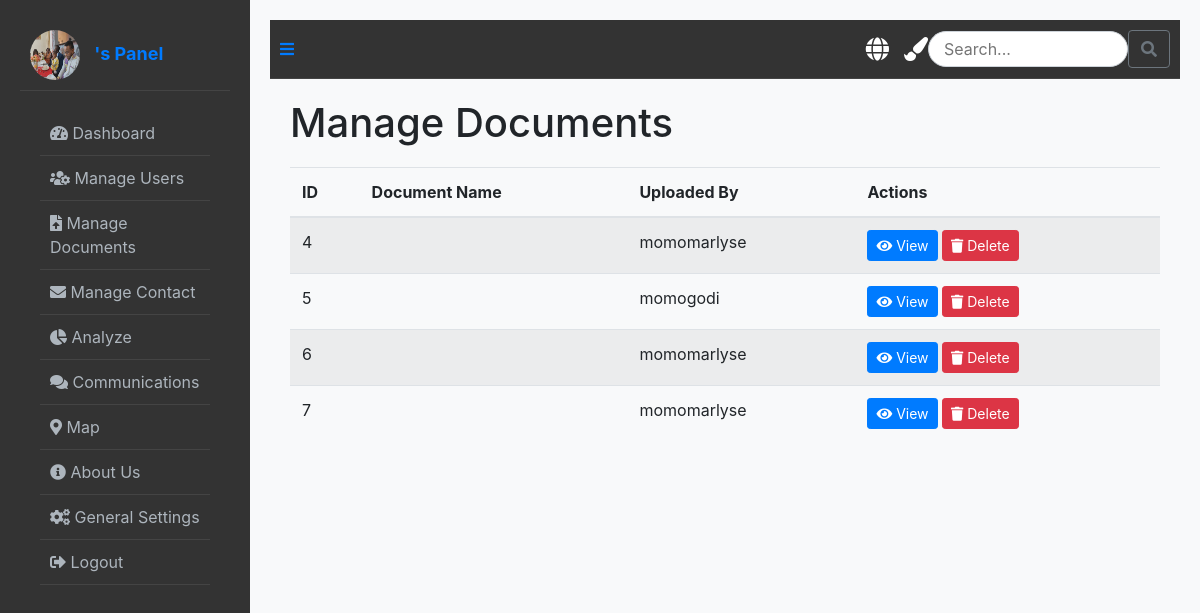
The app's page /panel/admin/manage-documents/ with its own data.
### booking/models.py (models this page shows, shortened)
class Document(models.Model):
    user = models.ForeignKey(User, on_delete=models.CASCADE)
    birth_certificate = models.FileField(upload_to='static/documents/')
    proof_of_nationality = models.FileField(upload_to='static/documents/')
    passport_photos = models.FileField(upload_to='static/documents/')
    residence_permit = models.FileField(upload_to='static/documents/', blank=True, null=True)
    marriage_certificate = models.FileField(upload_to='static/documents/', blank=True, null=True)
    death_certificate = models.FileField(upload_to='static/documents/', blank=True, null=True)
    sworn_statement = models.FileField(upload_to='static/documents/', blank=True, null=True)

class User(AbstractUser):
    ROLE_CHOICES = [
        ('user', 'User'),
        ('officer', 'Police Officer'),
        ('admin', 'Super Admin'),
    ]
    email = models.CharField(max_length=100, default='user@gmail.com')
    role = models.CharField(max_length=10, choices=ROLE_CHOICES, default='user')
    name = models.CharField(max_length=100, default='user')  # Provide a default value
    phone = models.CharField(max_length=15, default='0000000000')  # Provide a default value
    address = models.TextField(null=True, blank=True)  # Temporarily allow null
    profile_picture = models.ImageField(upload_to='profile_pics/', null=True, blank=True)

### booking/views.py (the view)
# urls.py: path('panel/admin/manage-documents/', manage_documents, name='manage_documents'),
def manage_documents(request):
    documents = Document.objects.all()
    return render(request, 'panel/admin/manage_doc/manage_documents.html', {'documents': documents})

### booking/templates/panel/admin/manage_doc/manage_documents.html
{% extends 'panel/admin/base_admin.html' %}
{% block content %}
<h1>Manage Documents</h1>
<div class="table-responsive">
    <table class="table table-striped">
        <thead>
            <tr>
                <th>ID</th>
                <th>Document Name</th>
                <th>Uploaded By</th>
                <th>Actions</th>
            </tr>
        </thead>
        <tbody>
            {% for document in documents %}
            <tr>
                <td>{{ document.id }}</td>
                <td>{{ document.name }}</td>
                <td>{{ document.user.username }}</td>
                <td>
                    <a href="{{ document.file.url }}" class="btn btn-primary btn-sm"><i class="fas fa-eye"></i> View</a>
                    <a href="{% url 'delete_document' document.id %}" class="btn btn-danger btn-sm"><i class="fas fa-trash"></i> Delete</a>
                </td>
            </tr>
            {% endfor %}
        </tbody>
    </table>
</div>
{% endblock %}

### booking/static/css/momo2.css (style rules this page uses)
.dashboard-content h1 { margin-bottom: 20px; }
.btn-primary { color: #fff; background-color: #007bff; border-color: #007bff; }

### records on screen
Document: id "4", user.username "momomarlyse"
Document: id "5", user.username "momogodi"
Document: id "6", user.username "momomarlyse"
Document: id "7", user.username "momomarlyse"
